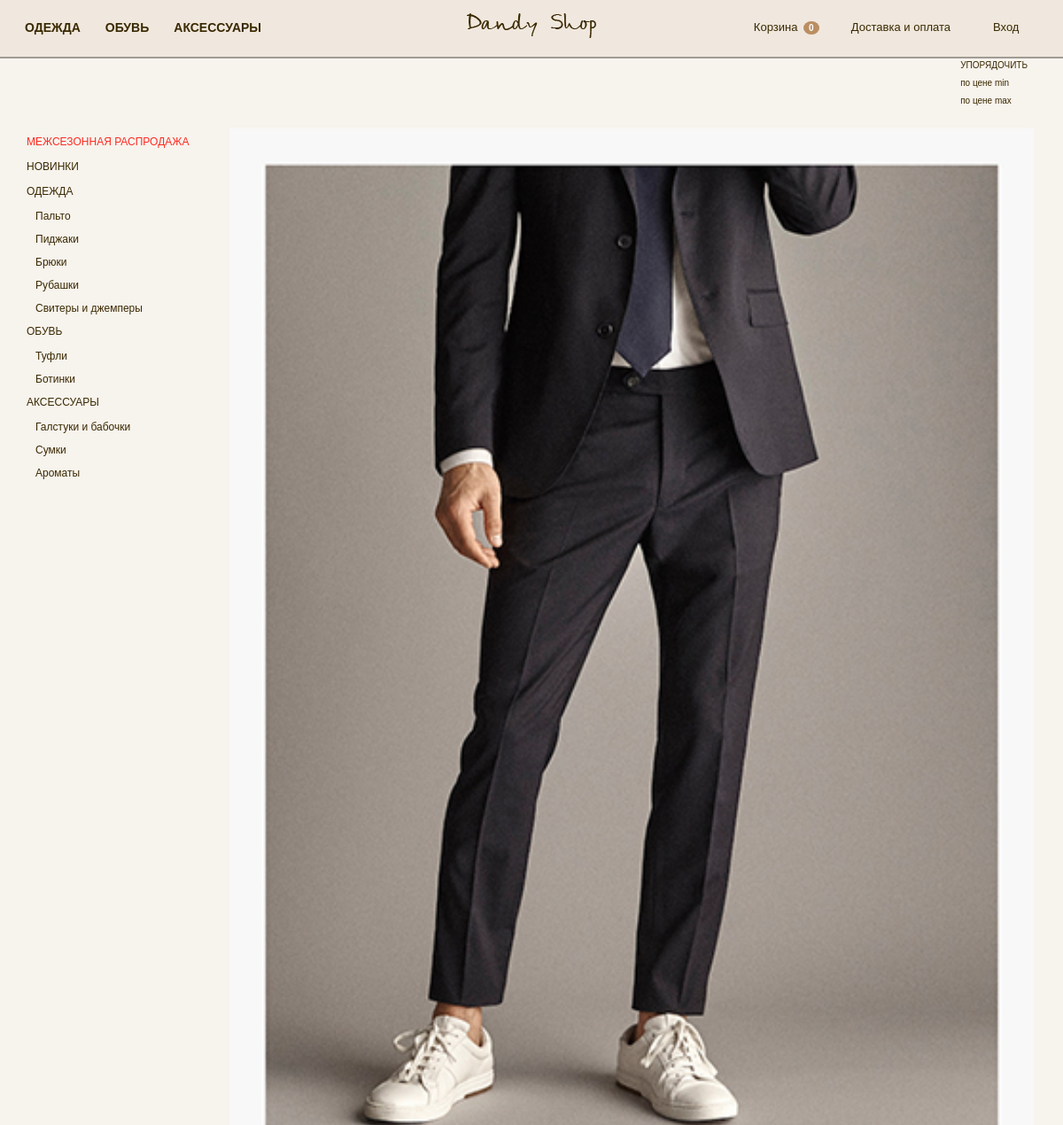
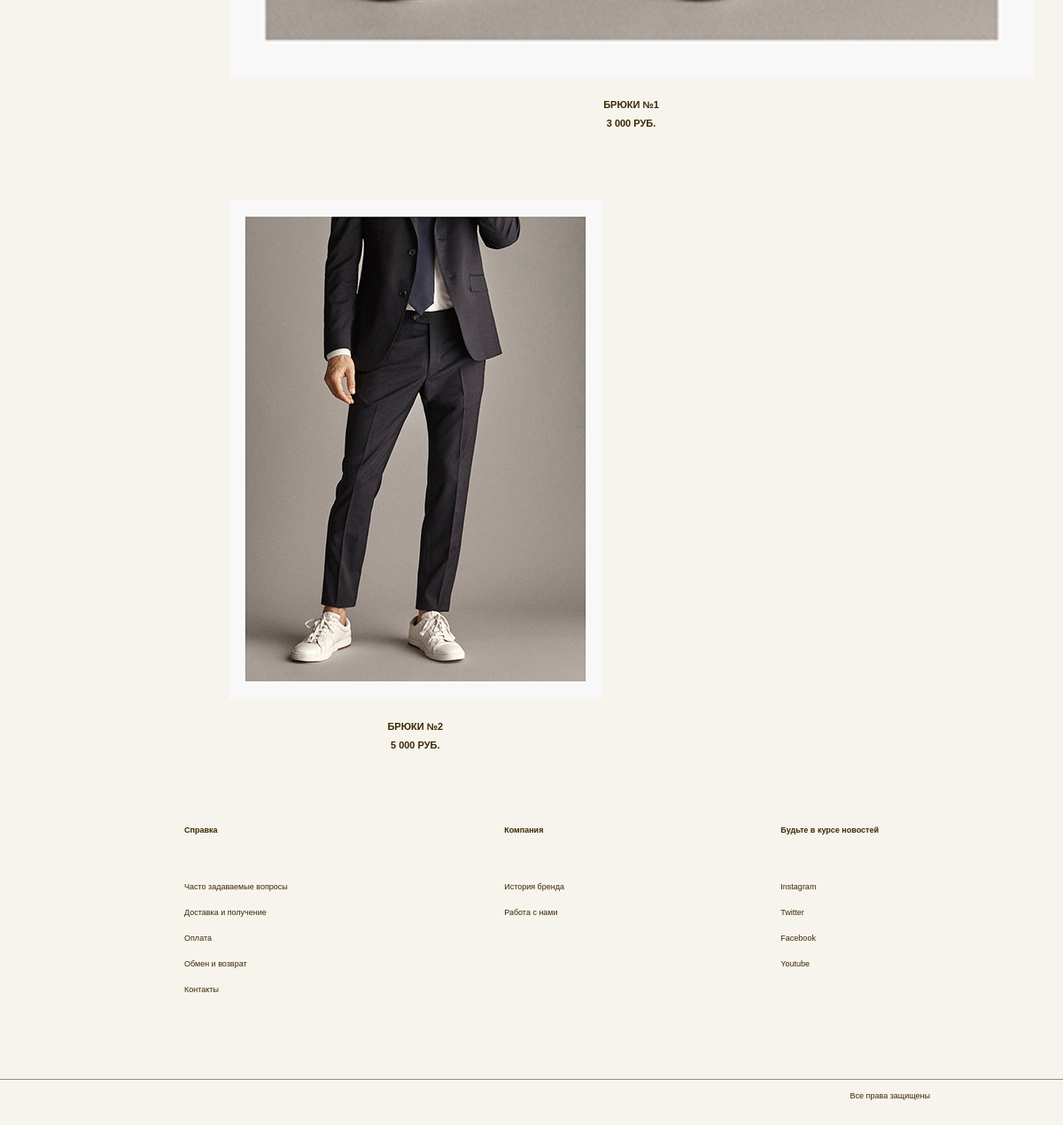
The page /catalog/3/ on the database its author committed (2 pictures, top to bottom).
### productApp/models.py (models this page shows, shortened)
class Product(models.Model):
    fk_subcatalog = models.ForeignKey(
        Subcatalog, on_delete=models.CASCADE, related_name='products')
    name = models.CharField(max_length=100)
    description = models.TextField(blank=True)
    price = models.PositiveIntegerField(default=0)

class ImageProduct(models.Model):
    fk_product = models.ForeignKey(
        Product, on_delete=models.CASCADE, related_name='images_product')
    image = models.ImageField(
        blank=True, upload_to='imagesProduct')

### catalogApp/views.py (the view)
# urls.py: re_path(r'(?P<subcatalog_id>\d+)/$', views.catalog_list, name='catalog'),
def catalog_list(request, subcatalog_id):
    template = 'catalogApp/catalog.html'
    subcatalog = get_object_or_404(Subcatalog, id=subcatalog_id)
    products = subcatalog.products.all()
    form = CatalogFilterForm(request.GET)
    if form.is_valid():
        cd = form.cleaned_data['sort']
        if cd:
            products = products.order_by(cd)
    context = {
        'subcatalog_name': subcatalog.name,
        'products': products,
        'form': form,
    }
    return render(request, template, context)

### accountApp/context_processors.py (called while the page is built)
def get_username(request):
    return {
        'username': auth.get_user(request).username,
        'is_auth': auth.get_user(request).is_authenticated,
    }

### orderApp/context_processors.py (called while the page is built)
def get_order(request):
    return {'order': Order(request)}

### orderApp/order.py (called while the page is built)
    def __len__(self):
        return sum(item['count'] for item in self.order.values())

### productApp/models.py (called while the page is built)
    def __str__(self):
        return str(self.size)

### catalogApp/templates/catalogApp/catalog.html (shortened to what this page needs)
{% extends 'base_template.html' %}
{% load staticfiles %}
{% load humanize %}
{% block style %}
    {% static 'catalogApp/css/catalog_style.css' %}
{% endblock %}
{% block context %}
    <section class="sorted">
        <div class="container">
            <nav>
                <form action="" method="get">
                    <ul>
                        <li><h4>Упорядочить</h4></li>
                        {{ form.sort }}
                    </ul>
                </form>
            </nav>
        </div>
    </section>
    <section class="catalog_list">
        <div class="container">
            <div class="view_catalog">
                <nav class="view_menu_catalog">
                     <ul>
                        <li class="red_text">
                            <h2>Межсезонная распродажа</h2>
                        </li>
                        <li>
                            <h2>Новинки</h2>
                        </li>
                        <li>
                            <h2>Одежда</h2>
                            <ul>
                                <li><a href="{% url 'catalogApp:catalog' '1' %}">Пальто</a></li>
                                <li><a href="{% url 'catalogApp:catalog' '2' %}">Пиджаки</a></li>
                                <li><a href="{% url 'catalogApp:catalog' '3' %}">Брюки</a></li>
                                <li><a href="{% url 'catalogApp:catalog' '4' %}">Рубашки</a></li>
                                <li><a href="{% url 'catalogApp:catalog' '5' %}">Свитеры и джемперы</a></li>
                            </ul>
                        </li>
                        <li>
                            <h2>Обувь</h2>
                            <ul>
                                <li><a href="{% url 'catalogApp:catalog' '6' %}">Туфли</a></li>
                                <li><a href="{% url 'catalogApp:catalog' '7' %}">Ботинки</a></li>
                            </ul>
                        </li>
                        <li>
                            <h2>Аксессуары</h2>
                            <ul>
                                <li><a href="{% url 'catalogApp:catalog' '8' %}">Галстуки и бабочки</a></li>
                                <li><a href="{% url 'catalogApp:catalog' '9' %}">Сумки</a></li>
                                <li><a href="{% url 'catalogApp:catalog' '10' %}">Ароматы</a></li>
                            </ul>
                        </li>
                    </ul>
                </nav>
                <div class="view_tile_catalog">
                    {% if products %}
                        {% for product in products %}
                            <div class="{% cycle 'tile_box_1' 'tile_box_2' 'tile_box_3' %}"
                                style="background-image:
                                        url({{ product.images_product.first.image.url }});">
                                <a href="{% url 'productApp:product' product.id %}" class="link_image"></a>
                                <a href="{% url 'productApp:product' product.id %}" class="link_text">
                                    <h3>{{ product.name }}</h3>
                                    <h3>{{ product.price|intcomma }} руб.</h3>
                                </a>
                            </div>
                        {% endfor %}
                    {% else %}
                        <h2>{{ subcatalog_name }} временно отсутствуют.</h2>
                    {% endif %}
                    </div>
                </div>
            </div>
    </section>
{% endblock %}

### static/css/base_style.css (style rules this page uses)
body { font-family: "century gothic", sans-serif; color: #3a2900; background-color: #f7f3ed; }
.container { max-width: 1200px; margin: 0 auto; }

### catalogApp/static/catalogApp/css/catalog_style.css (style rules this page uses)
.sorted { overflow: hidden; margin-bottom: 10px; }
.sorted nav { margin: 5px 40px; float: right; font-size: 10px; }
.sorted li { margin-bottom: 10px; }
.sorted h4 { text-transform: uppercase; }
.view_catalog { display: flex; align-items: flex-start; }
.view_menu_catalog { flex: 1; font-size: 12px; margin-top: 10px; margin-left: 30px; position: sticky; top: 75px; }
.view_menu_catalog h2 { text-transform: uppercase; margin-bottom: 16px; }
.view_menu_catalog a { display: block; margin-bottom: 14px; color: #3a2900; text-decoration: none; font-weight: normal; }
.red_text h2 { color: #fc2c22; }
.view_menu_catalog ul li ul { margin-left: 10px; }
.view_tile_catalog { flex: 5; display: grid; grid-template-columns: 1fr 1fr; grid-row-gap: 70px; justify-items: center; align-self: start; justify-content: space-between; }
.tile_box_1, .tile_box_2, .tile_box_3 { text-align: center; background-repeat: no-repeat; background-size: contain; }
.tile_box_1 { width: 908px; grid-column: 1/3; }
.tile_box_2, .tile_box_3 { width: 422px; }
.tile_box_1 a, .tile_box_2 a, .tile_box_3 a { display: block; width: 100%; font-size: 11px; font-weight: bold; text-decoration: none; text-transform: uppercase; }
.tile_box_1 .link_image { height: 1213px; }
.tile_box_2 .link_image, .tile_box_3 .link_image { height: 564px; }
.link_text { padding-top: 25px; color: #3a2900; }
.link_text h3 { margin-bottom: 10px; }

### rows shown on the page
Product: images_product.first.image (picture), name "БРЮКИ №1", price "3 000"
Product: images_product.first.image (picture), name "БРЮКИ №2", price "5 000"

### other values the page prints
{{ order|length }} "0"
